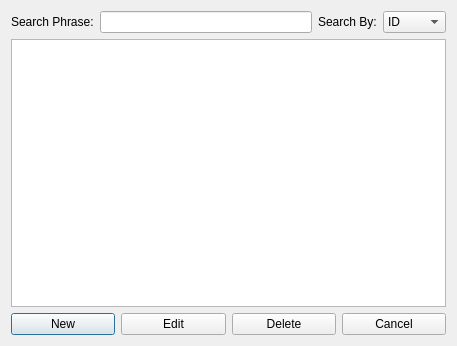
<?xml version="1.0" encoding="UTF-8"?>
<ui version="4.0">
 <class>SearchWindowResistorCatalog</class>
 <widget class="QDialog" name="SearchWindowResistorCatalog">
  <property name="geometry">
   <rect>
    <x>0</x>
    <y>0</y>
    <width>457</width>
    <height>346</height>
   </rect>
  </property>
  <property name="windowTitle">
   <string>Dialog</string>
  </property>
  <layout class="QVBoxLayout" name="verticalLayout">
   <item>
    <layout class="QHBoxLayout" name="horizontalLayout">
     <item>
      <widget class="QLabel" name="label">
       <property name="text">
        <string>Search Phrase:</string>
       </property>
      </widget>
     </item>
     <item>
      <widget class="QLineEdit" name="SWResistorCatalog_SP_lineEdit"/>
     </item>
     <item>
      <widget class="QLabel" name="label_2">
       <property name="text">
        <string>Search By:</string>
       </property>
      </widget>
     </item>
     <item>
      <widget class="QComboBox" name="SWResistorCatalog_SB_comboBox">
       <item>
        <property name="text">
         <string>ID</string>
        </property>
       </item>
       <item>
        <property name="text">
         <string>Name</string>
        </property>
       </item>
       <item>
        <property name="text">
         <string>JobID</string>
        </property>
       </item>
      </widget>
     </item>
    </layout>
   </item>
   <item>
    <widget class="QTableView" name="SWResistorCatalog_tableView"/>
   </item>
   <item>
    <layout class="QHBoxLayout" name="horizontalLayout_5">
     <item>
      <widget class="QPushButton" name="new_pushButton">
       <property name="text">
        <string>New</string>
       </property>
      </widget>
     </item>
     <item>
      <widget class="QPushButton" name="edit_pushButton">
       <property name="text">
        <string>Edit</string>
       </property>
      </widget>
     </item>
     <item>
      <widget class="QPushButton" name="delete_pushButton">
       <property name="text">
        <string>Delete</string>
       </property>
      </widget>
     </item>
     <item>
      <widget class="QPushButton" name="cancel_pushButton">
       <property name="text">
        <string>Cancel</string>
       </property>
      </widget>
     </item>
    </layout>
   </item>
  </layout>
 </widget>
 <resources/>
 <connections/>
</ui>
